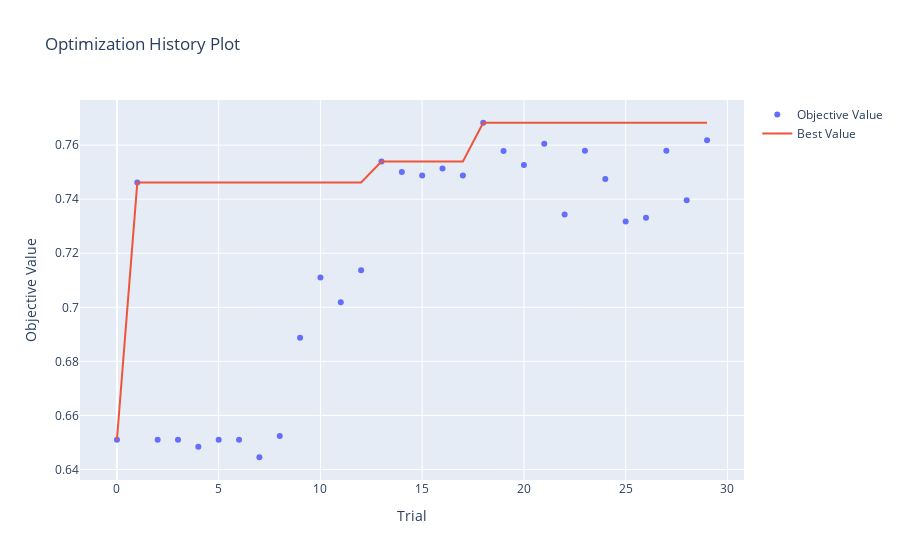

Notebook cell for this chart:
### Code cell
# ---------------------------------------------------------------------------------
# Step 6 (Optional): Visualize the optimization process
# ---------------------------------------------------------------------------------

import optuna.visualization as vis

# Plot the optimization history (accuracy over trials)
vis.plot_optimization_history(study).show()

### Figure 1 — Plotly figure (JSON) as saved in the notebook; plotly's stock layout.template omitted (floating-point values rounded to 4 significant figures)
{"data": [{"mode": "markers", "name": "Objective Value", "type": "scatter", "x": [0, 1, 2, 3, 4, 5, 6, 7, 8, 9, 10, 11, 12, 13, 14, 15, 16, 17, 18, 19, 20, 21, 22, 23, 24, 25, 26, 27, 28, 29], "y": [0.651, 0.7462, 0.651, 0.651, 0.6484, 0.651, 0.651, 0.6445, 0.6524, 0.6888, 0.7111, 0.7019, 0.7137, 0.754, 0.7501, 0.7488, 0.7514, 0.7487, 0.7683, 0.7579, 0.7526, 0.7605, 0.7344, 0.7579, 0.7475, 0.7318, 0.7331, 0.7579, 0.7396, 0.7618]}, {"mode": "lines", "name": "Best Value", "type": "scatter", "x": [0, 1, 2, 3, 4, 5, 6, 7, 8, 9, 10, 11, 12, 13, 14, 15, 16, 17, 18, 19, 20, 21, 22, 23, 24, 25, 26, 27, 28, 29], "y": [0.651, 0.7462, 0.7462, 0.7462, 0.7462, 0.7462, 0.7462, 0.7462, 0.7462, 0.7462, 0.7462, 0.7462, 0.7462, 0.754, 0.754, 0.754, 0.754, 0.754, 0.7683, 0.7683, 0.7683, 0.7683, 0.7683, 0.7683, 0.7683, 0.7683, 0.7683, 0.7683, 0.7683, 0.7683]}, {"marker": {"color": "#cccccc"}, "mode": "markers", "name": "Infeasible Trial", "showlegend": false, "type": "scatter", "x": [], "y": []}], "layout": {"title": {"text": "Optimization History Plot"}, "xaxis": {"title": {"text": "Trial"}}, "yaxis": {"title": {"text": "Objective Value"}}}}
